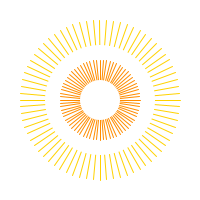
Frame 1 (no input)
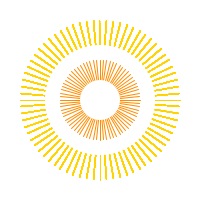
Frame 60 (the mouse pressed at the canvas centre just before this capture)
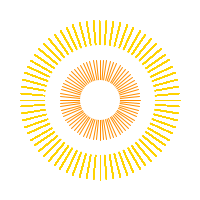
Frame 120 (the mouse held since frame 60 and released just before this capture)

The Processing sketch that drew these frames (run headless with seeded random() and noise(); from frame 60 on, the mouse is pressed at the canvas centre):

// Processing sketch: processing_15032
// ── processing_15032.pde

void setup() {
  size(200,200);
  background(255);
  smooth();
}

void draw() {
  strokeWeight(1);
  stroke(255,210,0);
  for(int x=0; x<360; x=x+5) {
    float a= sin(radians(x))*80+100;
    float b= cos(radians(x))*80+100;
    line(100,100,a,b);
  }
 
  noStroke();
  ellipse(100,100,110,110);

  strokeWeight(1);
  stroke(255,140,0);
  for(int x=0; x<360; x=x+5) {
    float a= sin(radians(x+10))*40+100;
    float b= cos(radians(x+10))*40+100;
    line(100,100,a,b);
  }

  noStroke();
  ellipse(100,100,40,40);
  
}

                
                                
